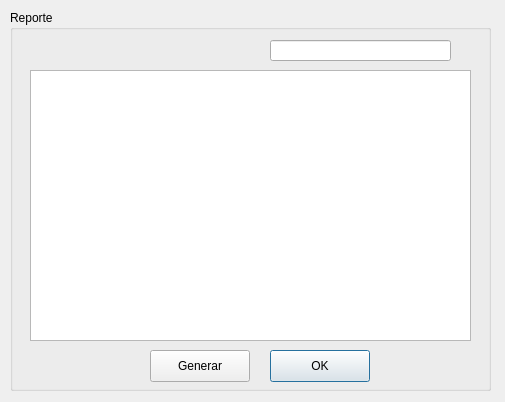
<?xml version="1.0" encoding="UTF-8"?>
<ui version="4.0">
 <class>Reportes</class>
 <widget class="QDialog" name="Reportes">
  <property name="geometry">
   <rect>
    <x>0</x>
    <y>0</y>
    <width>505</width>
    <height>402</height>
   </rect>
  </property>
  <property name="windowTitle">
   <string>Dialog</string>
  </property>
  <widget class="QGroupBox" name="groupBox">
   <property name="geometry">
    <rect>
     <x>10</x>
     <y>10</y>
     <width>481</width>
     <height>381</height>
    </rect>
   </property>
   <property name="title">
    <string>Reporte</string>
   </property>
   <widget class="QTableView" name="TV_Reporte">
    <property name="geometry">
     <rect>
      <x>20</x>
      <y>60</y>
      <width>441</width>
      <height>271</height>
     </rect>
    </property>
   </widget>
   <widget class="QLabel" name="LB_solicitarID">
    <property name="geometry">
     <rect>
      <x>20</x>
      <y>30</y>
      <width>211</width>
      <height>16</height>
     </rect>
    </property>
    <property name="text">
     <string/>
    </property>
   </widget>
   <widget class="QPushButton" name="PB_Ok">
    <property name="geometry">
     <rect>
      <x>260</x>
      <y>340</y>
      <width>100</width>
      <height>32</height>
     </rect>
    </property>
    <property name="text">
     <string>OK</string>
    </property>
   </widget>
   <widget class="QLineEdit" name="LE_ID">
    <property name="geometry">
     <rect>
      <x>260</x>
      <y>30</y>
      <width>181</width>
      <height>21</height>
     </rect>
    </property>
   </widget>
   <widget class="QPushButton" name="pushButton">
    <property name="geometry">
     <rect>
      <x>140</x>
      <y>340</y>
      <width>100</width>
      <height>32</height>
     </rect>
    </property>
    <property name="text">
     <string>Generar</string>
    </property>
   </widget>
  </widget>
 </widget>
 <resources/>
 <connections/>
</ui>
